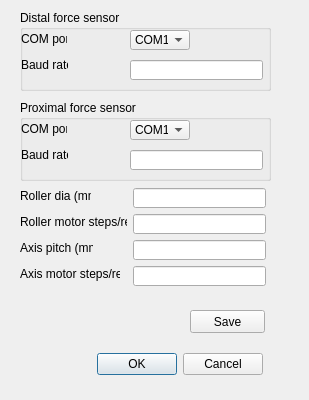
<?xml version="1.0" encoding="UTF-8"?>
<ui version="4.0">
 <class>Dialog</class>
 <widget class="QDialog" name="Dialog">
  <property name="enabled">
   <bool>true</bool>
  </property>
  <property name="geometry">
   <rect>
    <x>0</x>
    <y>0</y>
    <width>309</width>
    <height>400</height>
   </rect>
  </property>
  <property name="sizePolicy">
   <sizepolicy hsizetype="Preferred" vsizetype="Preferred">
    <horstretch>0</horstretch>
    <verstretch>0</verstretch>
   </sizepolicy>
  </property>
  <property name="minimumSize">
   <size>
    <width>309</width>
    <height>336</height>
   </size>
  </property>
  <property name="maximumSize">
   <size>
    <width>309</width>
    <height>400</height>
   </size>
  </property>
  <property name="windowTitle">
   <string>Dialog</string>
  </property>
  <widget class="QGroupBox" name="groupBox_3">
   <property name="geometry">
    <rect>
     <x>20</x>
     <y>100</y>
     <width>251</width>
     <height>81</height>
    </rect>
   </property>
   <property name="title">
    <string>Proximal force sensor</string>
   </property>
   <widget class="QLabel" name="proximal_baude_label">
    <property name="geometry">
     <rect>
      <x>1</x>
      <y>47</y>
      <width>47</width>
      <height>16</height>
     </rect>
    </property>
    <property name="text">
     <string>Baud rate</string>
    </property>
   </widget>
   <widget class="QLineEdit" name="proximal_baude">
    <property name="geometry">
     <rect>
      <x>110</x>
      <y>50</y>
      <width>133</width>
      <height>20</height>
     </rect>
    </property>
   </widget>
   <widget class="QComboBox" name="proximal_com">
    <property name="geometry">
     <rect>
      <x>110</x>
      <y>20</y>
      <width>60</width>
      <height>20</height>
     </rect>
    </property>
    <item>
     <property name="text">
      <string>COM11</string>
     </property>
    </item>
    <item>
     <property name="text">
      <string>COM1</string>
     </property>
    </item>
   </widget>
   <widget class="QLabel" name="proximal_com_label">
    <property name="geometry">
     <rect>
      <x>1</x>
      <y>21</y>
      <width>46</width>
      <height>16</height>
     </rect>
    </property>
    <property name="text">
     <string>COM port</string>
    </property>
   </widget>
  </widget>
  <widget class="QLineEdit" name="roller_dia">
   <property name="geometry">
    <rect>
     <x>133</x>
     <y>188</y>
     <width>133</width>
     <height>20</height>
    </rect>
   </property>
  </widget>
  <widget class="QLabel" name="label_7">
   <property name="geometry">
    <rect>
     <x>20</x>
     <y>188</y>
     <width>71</width>
     <height>16</height>
    </rect>
   </property>
   <property name="text">
    <string>Roller dia (mm)</string>
   </property>
  </widget>
  <widget class="QLineEdit" name="roller_steps">
   <property name="geometry">
    <rect>
     <x>133</x>
     <y>214</y>
     <width>133</width>
     <height>20</height>
    </rect>
   </property>
   <property name="text">
    <string/>
   </property>
  </widget>
  <widget class="QLabel" name="label_8">
   <property name="geometry">
    <rect>
     <x>20</x>
     <y>214</y>
     <width>107</width>
     <height>16</height>
    </rect>
   </property>
   <property name="text">
    <string>Roller motor steps/rev</string>
   </property>
  </widget>
  <widget class="QLineEdit" name="axis_steps">
   <property name="geometry">
    <rect>
     <x>133</x>
     <y>266</y>
     <width>133</width>
     <height>20</height>
    </rect>
   </property>
   <property name="text">
    <string/>
   </property>
  </widget>
  <widget class="QLineEdit" name="axis_pitch">
   <property name="geometry">
    <rect>
     <x>133</x>
     <y>240</y>
     <width>133</width>
     <height>20</height>
    </rect>
   </property>
  </widget>
  <widget class="QLabel" name="label_9">
   <property name="geometry">
    <rect>
     <x>20</x>
     <y>266</y>
     <width>100</width>
     <height>16</height>
    </rect>
   </property>
   <property name="text">
    <string>Axis motor steps/rev</string>
   </property>
  </widget>
  <widget class="QLabel" name="label_10">
   <property name="geometry">
    <rect>
     <x>20</x>
     <y>240</y>
     <width>73</width>
     <height>16</height>
    </rect>
   </property>
   <property name="text">
    <string>Axis pitch (mm)</string>
   </property>
  </widget>
  <widget class="QGroupBox" name="groupBox_2">
   <property name="geometry">
    <rect>
     <x>20</x>
     <y>10</y>
     <width>251</width>
     <height>81</height>
    </rect>
   </property>
   <property name="title">
    <string>Distal force sensor</string>
   </property>
   <widget class="QLabel" name="com_distal_label">
    <property name="geometry">
     <rect>
      <x>1</x>
      <y>21</y>
      <width>46</width>
      <height>16</height>
     </rect>
    </property>
    <property name="text">
     <string>COM port</string>
    </property>
   </widget>
   <widget class="QLineEdit" name="distal_baude">
    <property name="geometry">
     <rect>
      <x>110</x>
      <y>50</y>
      <width>133</width>
      <height>20</height>
     </rect>
    </property>
   </widget>
   <widget class="QLabel" name="distal_baude_label">
    <property name="geometry">
     <rect>
      <x>1</x>
      <y>47</y>
      <width>47</width>
      <height>16</height>
     </rect>
    </property>
    <property name="text">
     <string>Baud rate</string>
    </property>
   </widget>
   <widget class="QComboBox" name="distal_com">
    <property name="geometry">
     <rect>
      <x>110</x>
      <y>20</y>
      <width>60</width>
      <height>20</height>
     </rect>
    </property>
    <item>
     <property name="text">
      <string>COM11</string>
     </property>
    </item>
    <item>
     <property name="text">
      <string>COM1</string>
     </property>
    </item>
   </widget>
  </widget>
  <widget class="QPushButton" name="save_parameters">
   <property name="geometry">
    <rect>
     <x>190</x>
     <y>310</y>
     <width>75</width>
     <height>23</height>
    </rect>
   </property>
   <property name="text">
    <string>Save</string>
   </property>
  </widget>
  <widget class="QDialogButtonBox" name="buttonBox">
   <property name="geometry">
    <rect>
     <x>70</x>
     <y>350</y>
     <width>193</width>
     <height>28</height>
    </rect>
   </property>
   <property name="standardButtons">
    <set>QDialogButtonBox::Cancel|QDialogButtonBox::Ok</set>
   </property>
  </widget>
 </widget>
 <resources/>
 <connections/>
</ui>
